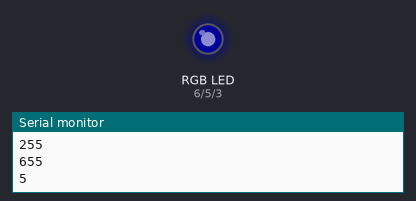
Bench run of a sketch on a simulated Arduino Uno, built with avr-gcc and run on an emulated ATmega328P. Shown: an RGB LED mixed from three pins (HIGH = lit), the last lines printed to the serial monitor. Dim RGB values are drawn brighter than linear.

Above: at 0.05 s.
At 0.4 s:
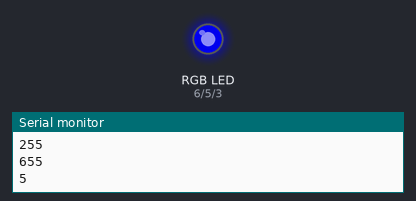
At 1.65 s:
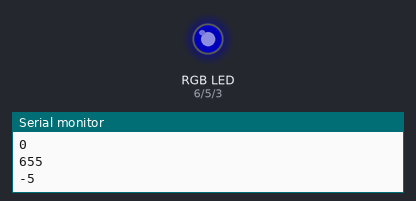
At 3.65 s:
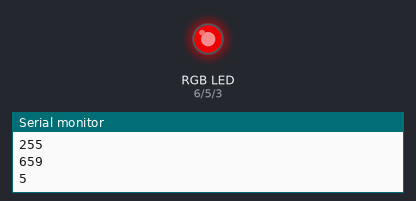
At 5.8 s:
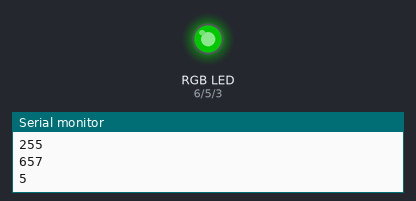
At 7.3 s:
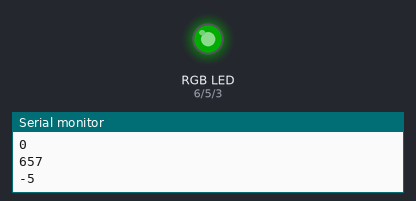
Timing chart, 0 to 10.9 s (numbered marks = the images above):
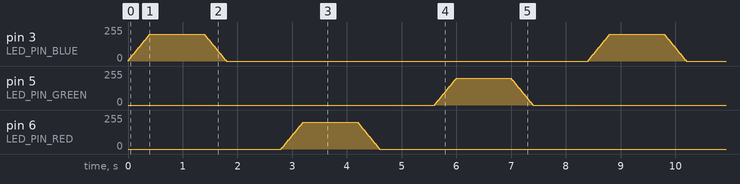

The sketch:

rgb_blink.ino
```cpp
#define LED_PIN_RED 6
#define LED_PIN_BLUE 3
#define LED_PIN_GREEN 5
#define RPM_HIGH 255
#define RPM_LOW 0
#define FADE_STEP 5

int brightnessRed = 0;
int brightnessGreen = 0;
int brightnessBlue = 0;


int buttonState = 1;

void setup() {
  Serial.begin(9600);
  Serial.println("Setup");
  // put your setup code here, to run once:
  pinMode(LED_PIN_RED, OUTPUT);
  pinMode(LED_PIN_BLUE, OUTPUT);
  pinMode(LED_PIN_GREEN, OUTPUT);
}

void fadeTo(int pin, int targetBrightness, int* brightness){
  int fade = *brightness < targetBrightness ? FADE_STEP : -FADE_STEP;
  Serial.println(targetBrightness);
  Serial.println((int)brightness);
  Serial.println(fade);
  for(int i=0; i<40; i++){
    *brightness = *brightness + fade;
    //Serial.println(*brightness);
    analogWrite(pin, *brightness);
    delay(10);
  }
}

void loop() {
  fadeTo(LED_PIN_BLUE, RPM_HIGH, &brightnessBlue); // rot gelb
  delay(1000);
  fadeTo(LED_PIN_BLUE, RPM_LOW, &brightnessBlue);
  delay(1000);
  fadeTo(LED_PIN_RED, RPM_HIGH, &brightnessRed); // grün
  delay(1000);
  fadeTo(LED_PIN_RED, RPM_LOW, &brightnessRed);
  delay(1000);
  fadeTo(LED_PIN_GREEN, RPM_HIGH, &brightnessGreen); // gelb
  delay(1000);
  fadeTo(LED_PIN_GREEN, RPM_LOW, &brightnessGreen);
  delay(1000);
}
```
